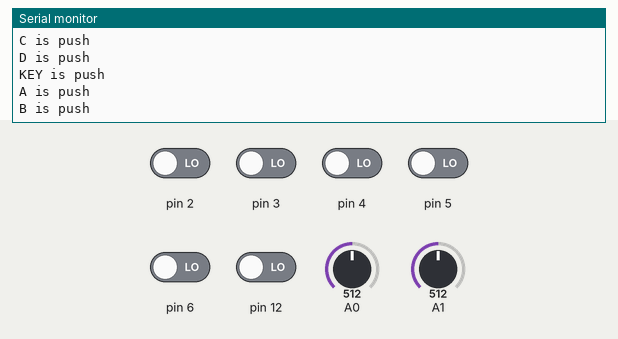
Simulated run of this program. Board: Arduino Uno, built with avr-gcc and run on an emulated ATmega328P. Parts: the last lines printed to the serial monitor. The test bench sets the inputs (shaded band); at power-on: pin 2–6, pin 12 LOW, A0 = 512, A1 = 512.

Above: at 1.2 s.
1.3 s: A0 set to 44
At 2.1 s:
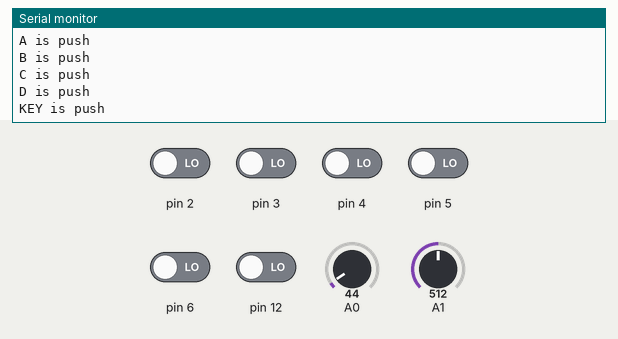
2.8 s: A0 set to 35
At 3.9 s:
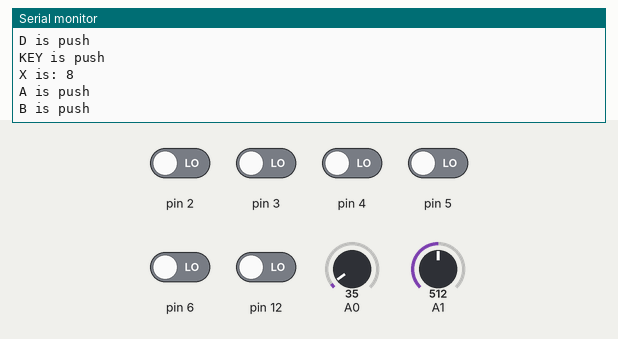
4.4 s: A1 set to 42
At 4.9 s:
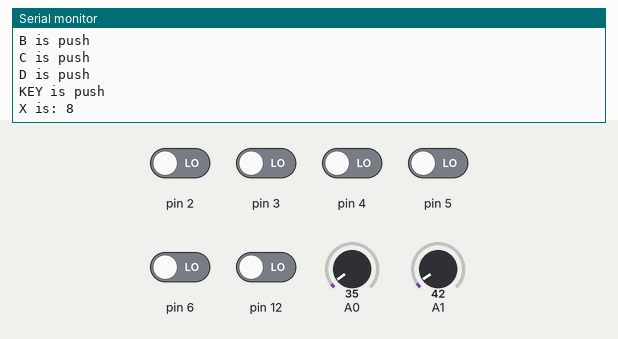
7.4 s: A1 set to 36
At 8.0 s:
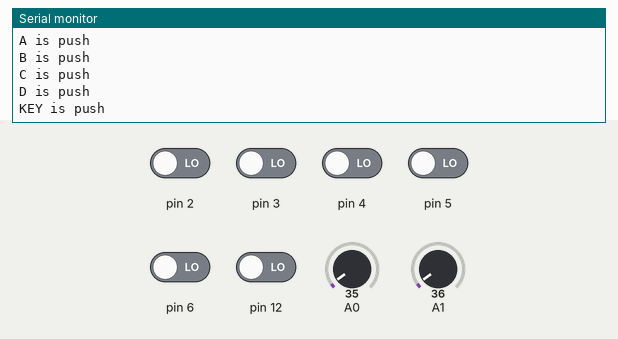

The program:

main.cpp
```cpp
#include <Arduino.h>
//*******预定义指令********
#define READ_REG 0x00
#define WRITE_REG 0x20
#define RD_RX_PLOAD 0x61
#define WR_TX_PLOAD 0xA0
#define FLUSH_TX 0xE1
#define FLUSH_RX 0xE2
#define REUSE_TX_PL 0xE3
#define NOP 0xFF
//*********中断标志位**********
#define RX_DR 0x40
#define TX_DS 0x20
#define MAX_RT 0x10
//########寄存器地址***********
#define CONFIG 0x00
#define EN_AA 0x01
#define EN_RXADDR 0x02
#define SETUP_AW 0x03
#define SETUP_RETR 0x04
#define RF_CH 0x05
#define RF_SETUP 0x06
#define STATUS 0x07
#define OBSERVE_TX 0x08
#define CD 0x09
#define RX_ADDR_P0 0x0A
#define RX_ADDR_P1 0x0B
#define RX_ADDR_P2 0x0C
#define RX_ADDR_P3 0x0D
#define RX_ADDR_P4 0x0E
#define RX_ADDR_P5 0x0F
#define TX_ADDR 0x10
#define RX_PW_P0 0x11
#define RX_PW_P1 0x12
#define RX_PW_P2 0x13
#define RX_PW_P3 0x14
#define RX_PW_P4 0x15
#define RX_PW_P5 0x16
#define FIFO_STATUS 0x17
//**************引脚定义************
#define IRQ 8
#define CE 9
#define CSN 10
//**************数据宽度定义*********
#define TX_ADR_WIDTH 5
#define TX_PLOAD_WIDTH 32
//*************扩展版数据读取定义*****
#define X analogRead(0) / 4 //水平移动信号x
#define Y analogRead(1) / 4 //竖直移动信号y
#define A digitalRead(2)	//A按键SW1
#define B digitalRead(3)	//B按键SW2
#define C digitalRead(4)	//C按键SW3
#define D digitalRead(5)	//D按键SW4
#define KEY digitalRead(6)  //按下操纵杆

byte TX_ADDRESS[TX_ADR_WIDTH] =
	{
		0x34, 0x43, 0x10, 0x10, 0x01 //模块发送区地址定义
};
byte tx_buf[TX_PLOAD_WIDTH]; //定义存放发送的数据包数组，宽带为32个字节

//*************模块引脚初始化************
void init_nrf24l01()
{
	digitalWrite(IRQ, 0);
	digitalWrite(CE, 0);
	digitalWrite(CSN, 1);
	Serial.print("init\n");
}

//*************SPI读写操作，单字节读取以及写入
byte SPI_RW(unsigned char Byte)
{
	byte i;
	for (int i = 0; i < 8; i++)
	{
		if (Byte & 0x80)
		{
			digitalWrite(MOSI, 1);
		}
		else
		{
			digitalWrite(MOSI, 0);
		}
		digitalWrite(SCK, 1);
		Byte <<= 1;
		if (digitalRead(MISO) == 1)
		{
			Byte |= 1;
		}
		digitalWrite(SCK, 0);
	}
	return Byte;
}

//************SPI写寄存器函数，带寄存器地址参数和数据参数******
byte SPI_RW_Reg(byte reg, byte value)
{
	byte status;		  //状态变量
	digitalWrite(CSN, 0); //拉低CSN，开始SPI通信
	status = SPI_RW(reg); //选取寄存器
	SPI_RW(value);		  //向寄存器写入数据
	digitalWrite(CSN, 1);
	return (status);
}

//************SPI读寄存器操作***************
byte SPI_Read(byte reg)
{
	byte reg_val; //定义寄存器返回值形参
	digitalWrite(CSN, 0);
	SPI_RW(reg);
	reg_val = SPI_RW(0); //给形参Byte赋初值
	digitalWrite(CSN, 1);
	return reg_val;
}

//************SPI读数据包操作，带寄存器地址，存数据包数组名，需要读取的字节个数*****
byte SPI_Read_Buf(byte reg, byte *pBuf, byte bytes)
{
	byte status, i;
	digitalWrite(CSN, 0);
	status = SPI_RW(reg);
	for (int i = 0; i < bytes; i++)
	{
		pBuf[i] = SPI_RW(0);
	}
	digitalWrite(CSN, 1);
	return status;
}

//***********SPI写数据包操作。带据存起地址，写入数据包数组名，需要写入的字节个数三个实参*****
byte SPI_Write_Buf(byte reg, byte *pBuf, byte bytes)
{
	byte status, i;
	digitalWrite(CSN, 0);
	status = SPI_RW(reg); //写寄存器地址，读寄存器状态值
	for (i = 0; i < bytes; i++)
	{
		SPI_RW(*pBuf++); //数组内的数值一次送入模块数据发送缓冲区待发
	}
	digitalWrite(CSN, 1);
	return status;
}

void TX_DATA()
{
	byte status;			   //定义寄存器状态形参
	status = SPI_Read(STATUS); //定义寄存器状态形参
	if (status & TX_DS)
	{
		SPI_RW_Reg(FLUSH_TX, 0);							//  清空TX_FIFO寄存器，准备写下一个数据包
		SPI_Write_Buf(WR_TX_PLOAD, tx_buf, TX_PLOAD_WIDTH); //写入代发数据包
	}
	if (status & MAX_RT)
	{
		SPI_RW_Reg(FLUSH_TX, 0);
		SPI_Write_Buf(WR_TX_PLOAD, tx_buf, TX_PLOAD_WIDTH);
	}
	SPI_RW_Reg(WRITE_REG + STATUS, status);
	delay(20);
}

void TX_Mode()
{
	digitalWrite(CE, 0);
	SPI_Write_Buf(WRITE_REG + TX_ADDR, TX_ADDRESS, TX_ADR_WIDTH);
	SPI_Write_Buf(WRITE_REG + RX_ADDR_P0, TX_ADDRESS, TX_ADR_WIDTH);
	SPI_RW_Reg(WRITE_REG + EN_AA, 0x01);	  //开启数据通道0自动应答
	SPI_RW_Reg(WRITE_REG + EN_RXADDR, 0x01);  //开启数据通道
	SPI_RW_Reg(WRITE_REG + CONFIG, 0x0E);	 //设置发射模式
	SPI_RW_Reg(WRITE_REG + RF_CH, 40);		  //设置发射频率
	SPI_RW_Reg(WRITE_REG + RF_SETUP, 0x07);   //设置发送速率2Mb/s,发射功率0dbm
	SPI_RW_Reg(WRITE_REG + SETUP_RETR, 0x1A); //设置自动重发时间间隔500+86us
	SPI_Write_Buf(WR_TX_PLOAD, tx_buf, TX_PLOAD_WIDTH);
	digitalWrite(CE, 1); //拉高CE线，产生上升沿，模块进入发射模式
}

void setup()
{
	// put your setup code here, to run once:
	pinMode(CE, OUTPUT);
	pinMode(CSN, OUTPUT);
	pinMode(MOSI, OUTPUT);
	pinMode(MISO, INPUT);
	pinMode(IRQ, INPUT);
	pinMode(SCK, OUTPUT);
	Serial.begin(9600);
	init_nrf24l01();
	byte status = SPI_Read(STATUS);
	Serial.print("********TX_MODE_START************");
	Serial.print("status = ");
	Serial.println(status, HEX);
	TX_Mode();
}

void loop()
{
	// put your main code here, to run repeatedly:
	tx_buf[0] = X;
	tx_buf[1] = Y;
	if (A == 0)
	{
		tx_buf[2] = 0xFF; //判断按钮是否按下，按下发送0xFF,否则发送0
		Serial.print("A is push\n");
	}
	else
		tx_buf[2] = 0;
	if (B == 0)
	{
		tx_buf[3] = 0xFF;
		Serial.print("B is push\n");
	}
	else
		tx_buf[3] = 0;
	if (C == 0)
	{
		tx_buf[4] = 0xFF;
		Serial.print("C is push\n");
	}
	else
		tx_buf[4] = 0;
	if (D == 0)
	{
		tx_buf[5] = 0xFF;
		Serial.print("D is push\n");
	}
	else
		tx_buf[5] = 0;
	if (KEY == 0)
	{
		tx_buf[6] = 0xFF;
		Serial.print("KEY is push\n");
	}
	TX_DATA(); //发送数据包
	if (X > 250 || X < 10)
	{
		Serial.print("X is: ");
		Serial.println(X);
	}
	if (Y > 250 || Y < 10)
	{
		Serial.print("Y is: ");
		Serial.println(Y);
	}
}
```

Measured:
- the behaviour switches between 40 and 39 on A0 (found by bisection; images 1 and 2)
- the behaviour switches between 40 and 39 on A1 (found by bisection; images 3 and 4)
- after the input at 2.8 s, the serial monitor: prints a new line after 0.06 s (image 2)
- after the input at 7.4 s, the serial monitor: prints a new line after 0.10 s (image 4)
